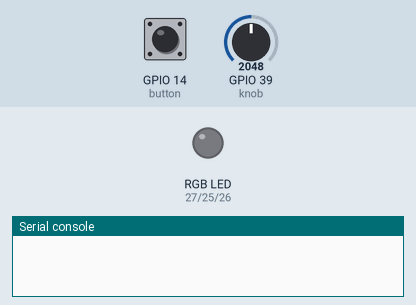
The program below on a simulated ESP32 board running MicroPython. Parts: an RGB LED mixed from three pins (HIGH = lit), the last lines printed to the serial console. Inputs (shaded band) come from the test bench; at power-on: GPIO 14 (button) HIGH, GPIO 39 (knob) = 2048 (analog values on the 0–4095 scale).

Above: at 1.2 s.
1.3 s: GPIO 14 (button) pulled LOW for 1 s
At 1.77 s:
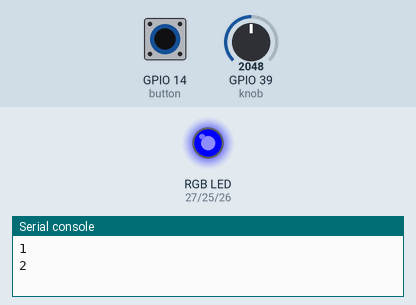
3.8 s: GPIO 14 (button) pulled LOW for 0.15 s
At 4.5 s:
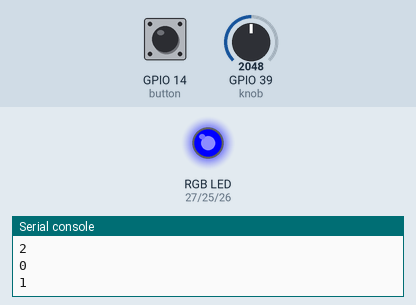
5.6 s: GPIO 14 (button) pulled LOW for 3.2 s
At 10.3 s:
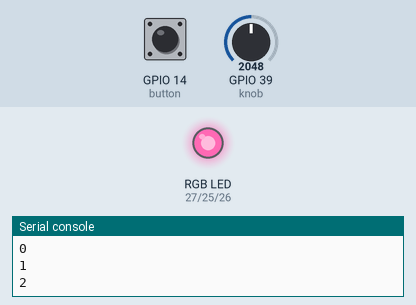
Timing chart, 0 to 11.8 s (numbered marks = the images above; inputs shaded):
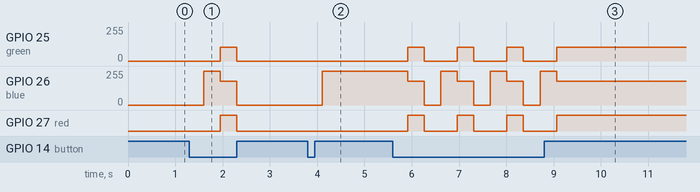

Measured:
- after the input at 1.3 s, GPIO 25 (green): 0/255 → 105/255 after 0.65 s, → 0/255 0.35 s later; GPIO 26 (blue): 0/255 → 255/255 after 0.30 s, → 180/255 0.35 s later, → 0/255 0.35 s later; GPIO 27 (red): LOW → HIGH after 0.65 s, → LOW 0.35 s later
- after the input at 3.8 s, GPIO 26 (blue): 0/255 → 255/255 after 0.31 s
- after the input at 5.6 s, GPIO 25 (green): alternates 105/255 for 0.35 s and 0/255 for 0.70 s, 7 changes in all, then stays 105/255, starting after 0.31 s; GPIO 26 (blue): 255/255 → 180/255 after 0.31 s, then repeats every 1.1 s: 0/255 0.35 s, 255/255 0.35 s, 180/255 0.35 s, until it stays 180/255 from 9.1 s

The program:

mission_mode.py
```python
from machine import Pin, PWM, ADC
import time

red = PWM(Pin(27))
green = PWM(Pin(25))
blue = PWM(Pin(26))
red.freq(1000)
green.freq(1000)
blue.freq(1000)
knob = ADC(Pin(39))
knob.atten(ADC.ATTN_11DB)
knob.width(ADC.WIDTH_12BIT)
button = Pin(14, Pin.IN, Pin.PULL_UP)  # 모드 버튼


def set_color(r, g, b):
    red.duty(r * 1023 // 255)
    green.duty(g * 1023 // 255)
    blue.duty(b * 1023 // 255)


def knob_color():
    value = knob.read()
    if value < 800:
        set_color(255, 0, 0)
    elif value < 1600:
        set_color(0, 255, 0)
    elif value < 2400:
        set_color(0, 0, 255)
    elif value < 3200:
        set_color(255, 0, 255)
    else:
        set_color(255, 255, 255)


mode = 0
while True:
    if button.value() == 0:  # 버튼을 누르면 다음 모드로
        mode = mode + 1
        if mode == 3:  # 2 다음은 다시 0
            mode = 0
        print(mode)
        time.sleep(0.3)  # 한 번 누름을 여러 번 세지 않게
    if mode == 0:
        set_color(0, 0, 0)  # 모드 0: 끄기
    elif mode == 1:
        knob_color()  # 모드 1: 손잡이 색
    else:
        set_color(255, 105, 180)  # 모드 2: 내가 고른 감정 색
    time.sleep_ms(50)
```
